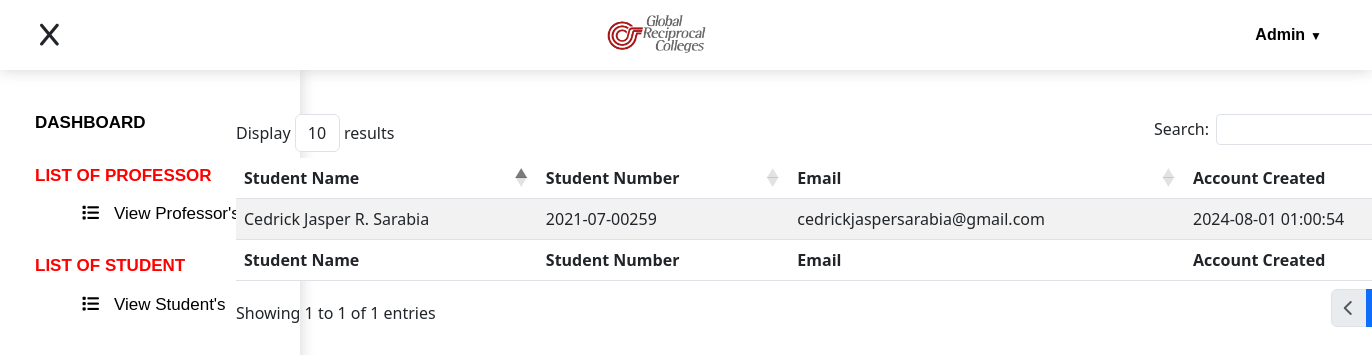
/admin/list_stud.php, run on an earlier commit of the app's database.
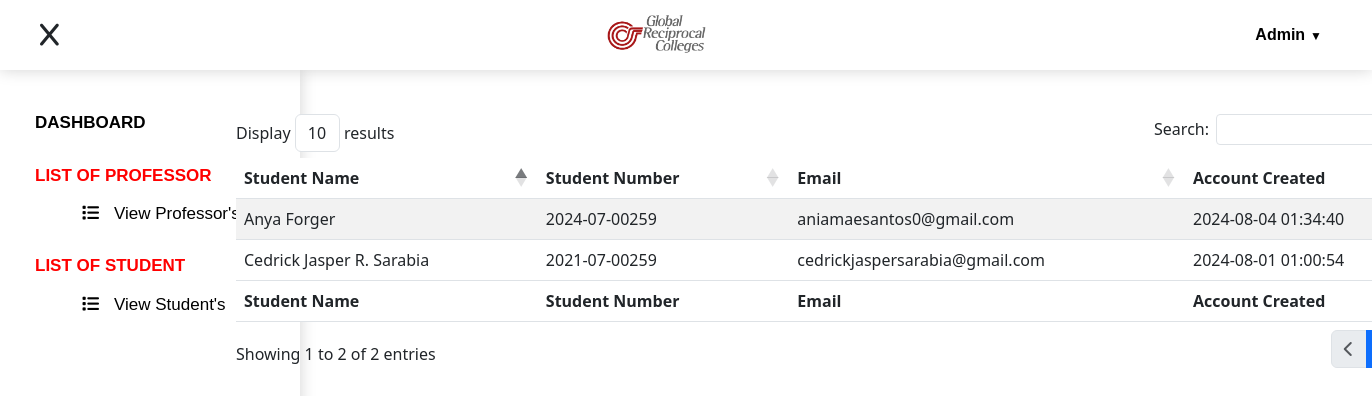
And on a later commit of the database.
### tables this page shows
CREATE TABLE `student` (
  `stud_id` int(11) NOT NULL,
  `stud_name` varchar(255) NOT NULL,
  `stud_number` varchar(255) NOT NULL,
  `stud_email` varchar(255) NOT NULL,
  `stud_pass` varchar(255) NOT NULL,
  `stud_created` timestamp NOT NULL DEFAULT current_timestamp()
);

### admin/list_stud.php (the view, shortened to what this page needs)
<?php include("../admin/header.php");?>
<?php include("../admin/sidebar.php");?>
<?php
$sql = "SELECT * FROM student";
$result = mysqli_query($conn, $sql);
?>
<div class="content">
    <div style="display: flex; justify-content: center;" class="hidden_animation">
        <div>
            <br>
         <table id="example" class="table table-striped">
            <thead>
                <tr>
                    <th>Student Name</th>
                    <th>Student Number</th>
                    <th>Email</th>
                    <th>Account Created</th>
                </tr>
            </thead>
            <tbody>
                <?php
                while ($row = mysqli_fetch_assoc($result)) {
                ?>
                <tr>
                    <td><?php echo $row['stud_name']; ?></td>
                    <td><?php echo $row['stud_number']; ?></td>
                    <td><?php echo $row['stud_email']; ?></td>
                    <td><?php echo $row['stud_created']; ?></td>
                </tr>
                <?php
                }
                ?>
            </tbody>
            <tfoot>
                <tr>
                    <th>Student Name</th>
                    <th>Student Number</th>
                    <th>Email</th>
                    <th>Account Created</th>
                </tr>
            </tfoot>
        </table>
        </div>
    </div>
</div>
<?php include("../admin/footer.php");?>

### admin/header.php (shortened to what this page needs)
<!DOCTYPE html>
<html lang="en">
<head>
    <link rel="stylesheet" href="../admin/css/style5.css">
    <link rel="stylesheet" href="https://cdnjs.cloudflare.com/ajax/libs/twitter-bootstrap/5.3.0/css/bootstrap.min.css">
        <link rel='stylesheet' href='https://cdn.datatables.net/1.13.5/css/dataTables.bootstrap5.min.css'>
</head>
<body>
    <div class="header">
        <div class="icon-container">
            <i class="fa-solid fa-x icon" id="x-icon" style="display: none;"></i>
        </div>
        <div class="logo-container">
            <img src="../img/LOGO_ORIGINAL-removebg-preview.png" alt="" class="img">
        </div>
        <div class="dropdown">
            <button class="dropbtn">Admin</button>
        </div>
    </div>

### admin/sidebar.php (shortened to what this page needs)
<div class="sidebar" id="sidebar">
    <a href="./home.php" class="side_list">DASHBOARD</a>
    <h1 class="side_list2">LIST OF PROFESSOR</h1>
    <ul class="side_list3">
        <li><a href="./list_prof.php"><i class="fa-solid fa-list" style="margin-right: 15px;"></i>View Professor's</a></li>
    </ul>
    <h1 class="side_list2">LIST OF STUDENT</h1>
    <ul class="side_list3">
        <li><a href="./list_stud.php"><i class="fa-solid fa-list" style="margin-right: 15px;"></i>View Student's</a></li>
    </ul>
</div>

### admin/css/style5.css (style rules this page uses)
html { scroll-behavior: smooth; }
* { margin: 0; padding: 0; box-sizing: border-box; }
.hidden_animation { opacity: 0; filter: blur(5px); transform: translateX(100%); transition: all 1.0s; }
.show_animation { opacity: 1; filter: blur(0); transform: translateX(0); }
.header { display: flex; justify-content: space-between; align-items: center; background: white; position: sticky; top: 0; width: 100%; box-shadow: 0px 0px 15px lightgray; padding: 10px; z-index: 1000; }
.icon-container { display: flex; align-items: center; padding-left: 20px; }
.icon { font-size: 25px; padding: 10px; cursor: pointer; transition: transform 0.3s ease; }
.logo-container { display: flex; align-items: center; justify-content: center; flex-grow: 1; }
.img { height: 50px; max-width: 100%; }
.dropdown { position: relative; display: inline-block; padding-right: 30px; }
.dropbtn { background-color: transparent; border: none; cursor: pointer; font-size: 16px; font-family: Arial, Helvetica, sans-serif; font-weight: bold; outline: none; padding: 10px; }
.dropbtn::after { content: '▼'; font-size: 12px; margin-left: 5px; }
.sidebar { background: white; height: 100vh; width: 300px; box-shadow: 0px 0px 15px lightgray; position: fixed; top: 0; left: 0; transition: left 0.3s ease; padding: 20px; }
.side_list { display: block; margin-top: 90px; margin-left: 15px; font-size: 17px; font-family: Arial, Helvetica, sans-serif; font-weight: bold; color: black; text-decoration: none; opacity: 1; transition: all 0.3s ease 0s; }
.side_list2 { display: block; margin-top: 30px; margin-left: 15px; font-size: 17px; font-family: Arial, Helvetica, sans-serif; font-weight: bold; color: red; text-decoration: none; opacity: 1; transition: all 0.3s ease; }
.side_list3 { list-style-type: none; display: block; margin-top: 15px; margin-left: 30px; font-size: 17px; font-family: Arial, Helvetica, sans-serif; }
.side_list3 li a { color: black; text-decoration: none; opacity: 1; transition: all 0.3s ease 0s; }
.content { flex: 1; padding: 20px; transition: margin-left 0.3s ease; margin-left: 0; }
.sidebar-visible ~ .content { margin-left: 300px; }
#example { width:1200px; }

What changed in the data, as far as the page shows it:
added student: stud_name "Anya Forger", stud_number "2024-07-00259", stud_email "aniamaesantos0@gmail.com", stud_created "2024-08-04 01:34:40"
Also different on the page:
text written by a page script: "Display results Search: Showing 1 to 1 of 1 entries" → "Display results Search: Showing 1 to 2 of 2 entries"
